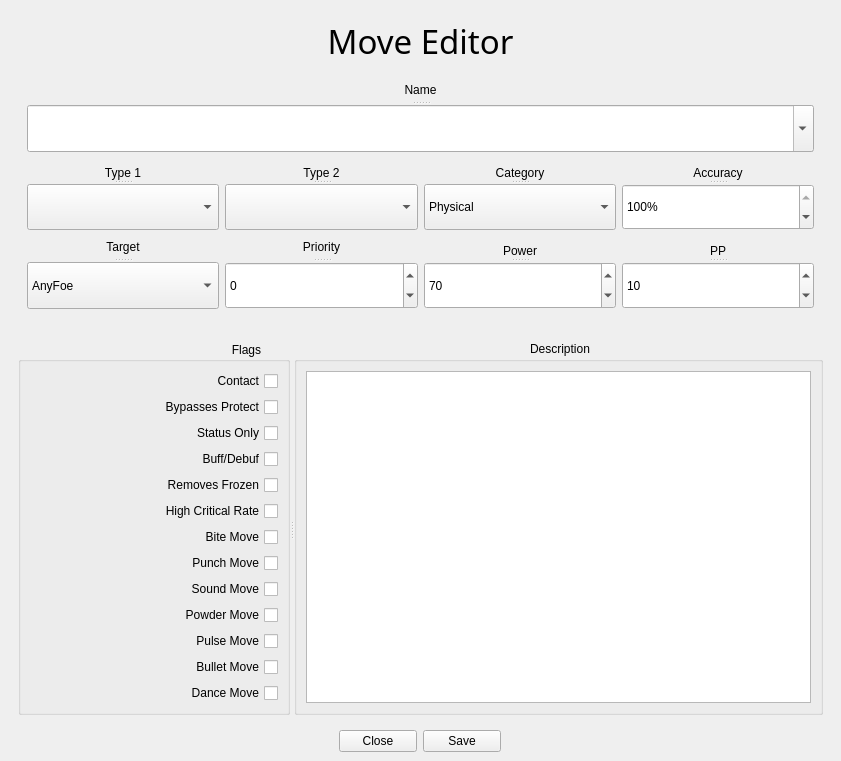
<?xml version="1.0" encoding="UTF-8"?>
<ui version="4.0">
 <class>MainWindow</class>
 <widget class="QMainWindow" name="MainWindow">
  <property name="geometry">
   <rect>
    <x>0</x>
    <y>0</y>
    <width>841</width>
    <height>761</height>
   </rect>
  </property>
  <property name="minimumSize">
   <size>
    <width>376</width>
    <height>697</height>
   </size>
  </property>
  <property name="windowTitle">
   <string>MainWindow</string>
  </property>
  <property name="unifiedTitleAndToolBarOnMac">
   <bool>false</bool>
  </property>
  <widget class="QWidget" name="centralwidget">
   <layout class="QVBoxLayout" name="verticalLayout_12">
    <item>
     <widget class="QWidget" name="widget" native="true">
      <property name="maximumSize">
       <size>
        <width>16777215</width>
        <height>370</height>
       </size>
      </property>
      <layout class="QVBoxLayout" name="verticalLayout_2">
       <item>
        <widget class="QLabel" name="ATitle">
         <property name="sizePolicy">
          <sizepolicy hsizetype="Preferred" vsizetype="Preferred">
           <horstretch>0</horstretch>
           <verstretch>0</verstretch>
          </sizepolicy>
         </property>
         <property name="maximumSize">
          <size>
           <width>16777215</width>
           <height>50</height>
          </size>
         </property>
         <property name="font">
          <font>
           <family>Neo Euler</family>
           <pointsize>25</pointsize>
          </font>
         </property>
         <property name="text">
          <string>Move Editor</string>
         </property>
         <property name="alignment">
          <set>Qt::AlignCenter</set>
         </property>
        </widget>
       </item>
       <item>
        <widget class="QWidget" name="fields" native="true">
         <property name="sizePolicy">
          <sizepolicy hsizetype="Preferred" vsizetype="Preferred">
           <horstretch>0</horstretch>
           <verstretch>0</verstretch>
          </sizepolicy>
         </property>
         <layout class="QGridLayout" name="gridLayout">
          <item row="1" column="2">
           <widget class="QSplitter" name="splitter_9">
            <property name="maximumSize">
             <size>
              <width>16777215</width>
              <height>73</height>
             </size>
            </property>
            <property name="orientation">
             <enum>Qt::Vertical</enum>
            </property>
            <widget class="QLabel" name="label_5">
             <property name="minimumSize">
              <size>
               <width>0</width>
               <height>22</height>
              </size>
             </property>
             <property name="maximumSize">
              <size>
               <width>16777215</width>
               <height>22</height>
              </size>
             </property>
             <property name="text">
              <string>Category</string>
             </property>
             <property name="alignment">
              <set>Qt::AlignBottom|Qt::AlignHCenter</set>
             </property>
            </widget>
            <widget class="QComboBox" name="combo_category">
             <property name="sizePolicy">
              <sizepolicy hsizetype="Preferred" vsizetype="Fixed">
               <horstretch>0</horstretch>
               <verstretch>0</verstretch>
              </sizepolicy>
             </property>
             <property name="minimumSize">
              <size>
               <width>0</width>
               <height>32</height>
              </size>
             </property>
             <property name="maximumSize">
              <size>
               <width>16777215</width>
               <height>50</height>
              </size>
             </property>
             <property name="sizeAdjustPolicy">
              <enum>QComboBox::AdjustToContents</enum>
             </property>
             <item>
              <property name="text">
               <string>Physical</string>
              </property>
             </item>
             <item>
              <property name="text">
               <string>Special</string>
              </property>
             </item>
             <item>
              <property name="text">
               <string>Status</string>
              </property>
             </item>
            </widget>
           </widget>
          </item>
          <item row="2" column="3">
           <widget class="QSplitter" name="splitter_7">
            <property name="maximumSize">
             <size>
              <width>16777215</width>
              <height>73</height>
             </size>
            </property>
            <property name="orientation">
             <enum>Qt::Vertical</enum>
            </property>
            <widget class="QLabel" name="label_6">
             <property name="minimumSize">
              <size>
               <width>0</width>
               <height>22</height>
              </size>
             </property>
             <property name="maximumSize">
              <size>
               <width>16777215</width>
               <height>22</height>
              </size>
             </property>
             <property name="text">
              <string>PP</string>
             </property>
             <property name="alignment">
              <set>Qt::AlignBottom|Qt::AlignHCenter</set>
             </property>
            </widget>
            <widget class="QSpinBox" name="spin_pp">
             <property name="sizePolicy">
              <sizepolicy hsizetype="Preferred" vsizetype="Fixed">
               <horstretch>0</horstretch>
               <verstretch>0</verstretch>
              </sizepolicy>
             </property>
             <property name="maximumSize">
              <size>
               <width>16777215</width>
               <height>50</height>
              </size>
             </property>
             <property name="value">
              <number>10</number>
             </property>
            </widget>
           </widget>
          </item>
          <item row="0" column="0" colspan="4">
           <widget class="QSplitter" name="splitter_3">
            <property name="maximumSize">
             <size>
              <width>16777215</width>
              <height>73</height>
             </size>
            </property>
            <property name="orientation">
             <enum>Qt::Vertical</enum>
            </property>
            <widget class="QLabel" name="label_3">
             <property name="minimumSize">
              <size>
               <width>0</width>
               <height>22</height>
              </size>
             </property>
             <property name="maximumSize">
              <size>
               <width>16777215</width>
               <height>22</height>
              </size>
             </property>
             <property name="text">
              <string>Name</string>
             </property>
             <property name="alignment">
              <set>Qt::AlignCenter</set>
             </property>
            </widget>
            <widget class="QComboBox" name="combo_name">
             <property name="minimumSize">
              <size>
               <width>150</width>
               <height>32</height>
              </size>
             </property>
             <property name="maximumSize">
              <size>
               <width>16777215</width>
               <height>50</height>
              </size>
             </property>
             <property name="editable">
              <bool>true</bool>
             </property>
             <property name="placeholderText">
              <string>Name</string>
             </property>
            </widget>
           </widget>
          </item>
          <item row="1" column="1">
           <widget class="QSplitter" name="splitter">
            <property name="maximumSize">
             <size>
              <width>16777215</width>
              <height>73</height>
             </size>
            </property>
            <property name="orientation">
             <enum>Qt::Vertical</enum>
            </property>
            <widget class="QLabel" name="label_4">
             <property name="minimumSize">
              <size>
               <width>0</width>
               <height>22</height>
              </size>
             </property>
             <property name="maximumSize">
              <size>
               <width>16777215</width>
               <height>22</height>
              </size>
             </property>
             <property name="text">
              <string>Type 2</string>
             </property>
             <property name="alignment">
              <set>Qt::AlignBottom|Qt::AlignHCenter</set>
             </property>
            </widget>
            <widget class="QComboBox" name="combo_type2">
             <property name="sizePolicy">
              <sizepolicy hsizetype="Preferred" vsizetype="Fixed">
               <horstretch>0</horstretch>
               <verstretch>0</verstretch>
              </sizepolicy>
             </property>
             <property name="minimumSize">
              <size>
               <width>0</width>
               <height>32</height>
              </size>
             </property>
             <property name="maximumSize">
              <size>
               <width>16777215</width>
               <height>50</height>
              </size>
             </property>
             <property name="toolTip">
              <string>&lt;html&gt;&lt;head/&gt;&lt;body&gt;&lt;p&gt;First Type&lt;/p&gt;&lt;/body&gt;&lt;/html&gt;</string>
             </property>
             <property name="currentIndex">
              <number>-1</number>
             </property>
             <property name="sizeAdjustPolicy">
              <enum>QComboBox::AdjustToContents</enum>
             </property>
             <property name="placeholderText">
              <string>None</string>
             </property>
             <property name="duplicatesEnabled">
              <bool>false</bool>
             </property>
            </widget>
           </widget>
          </item>
          <item row="2" column="0">
           <widget class="QSplitter" name="splitter_4">
            <property name="maximumSize">
             <size>
              <width>16777215</width>
              <height>73</height>
             </size>
            </property>
            <property name="orientation">
             <enum>Qt::Vertical</enum>
            </property>
            <widget class="QLabel" name="label_9">
             <property name="minimumSize">
              <size>
               <width>0</width>
               <height>22</height>
              </size>
             </property>
             <property name="maximumSize">
              <size>
               <width>16777215</width>
               <height>22</height>
              </size>
             </property>
             <property name="text">
              <string>Target</string>
             </property>
             <property name="alignment">
              <set>Qt::AlignCenter</set>
             </property>
            </widget>
            <widget class="QComboBox" name="combo_target">
             <property name="minimumSize">
              <size>
               <width>100</width>
               <height>32</height>
              </size>
             </property>
             <property name="maximumSize">
              <size>
               <width>16777215</width>
               <height>50</height>
              </size>
             </property>
             <property name="currentIndex">
              <number>2</number>
             </property>
             <property name="sizeAdjustPolicy">
              <enum>QComboBox::AdjustToContents</enum>
             </property>
             <item>
              <property name="text">
               <string>Automatic</string>
              </property>
             </item>
             <item>
              <property name="text">
               <string>UserOrAlly</string>
              </property>
             </item>
             <item>
              <property name="text">
               <string>AnyFoe</string>
              </property>
             </item>
            </widget>
           </widget>
          </item>
          <item row="2" column="1">
           <widget class="QSplitter" name="splitter_5">
            <property name="maximumSize">
             <size>
              <width>16777215</width>
              <height>73</height>
             </size>
            </property>
            <property name="orientation">
             <enum>Qt::Vertical</enum>
            </property>
            <widget class="QLabel" name="label_10">
             <property name="minimumSize">
              <size>
               <width>0</width>
               <height>22</height>
              </size>
             </property>
             <property name="maximumSize">
              <size>
               <width>16777215</width>
               <height>22</height>
              </size>
             </property>
             <property name="text">
              <string>Priority</string>
             </property>
             <property name="alignment">
              <set>Qt::AlignCenter</set>
             </property>
            </widget>
            <widget class="QSpinBox" name="spin_priority">
             <property name="sizePolicy">
              <sizepolicy hsizetype="Preferred" vsizetype="Fixed">
               <horstretch>0</horstretch>
               <verstretch>0</verstretch>
              </sizepolicy>
             </property>
             <property name="maximumSize">
              <size>
               <width>16777215</width>
               <height>50</height>
              </size>
             </property>
             <property name="minimum">
              <number>-6</number>
             </property>
             <property name="maximum">
              <number>6</number>
             </property>
             <property name="value">
              <number>0</number>
             </property>
            </widget>
           </widget>
          </item>
          <item row="1" column="0">
           <widget class="QSplitter" name="splitter_2">
            <property name="maximumSize">
             <size>
              <width>16777215</width>
              <height>73</height>
             </size>
            </property>
            <property name="orientation">
             <enum>Qt::Vertical</enum>
            </property>
            <widget class="QLabel" name="label_2">
             <property name="minimumSize">
              <size>
               <width>0</width>
               <height>22</height>
              </size>
             </property>
             <property name="maximumSize">
              <size>
               <width>16777215</width>
               <height>22</height>
              </size>
             </property>
             <property name="text">
              <string>Type 1</string>
             </property>
             <property name="alignment">
              <set>Qt::AlignBottom|Qt::AlignHCenter</set>
             </property>
            </widget>
            <widget class="QComboBox" name="combo_type1">
             <property name="sizePolicy">
              <sizepolicy hsizetype="Preferred" vsizetype="Fixed">
               <horstretch>0</horstretch>
               <verstretch>0</verstretch>
              </sizepolicy>
             </property>
             <property name="minimumSize">
              <size>
               <width>0</width>
               <height>32</height>
              </size>
             </property>
             <property name="maximumSize">
              <size>
               <width>16777215</width>
               <height>50</height>
              </size>
             </property>
             <property name="toolTip">
              <string>&lt;html&gt;&lt;head/&gt;&lt;body&gt;&lt;p&gt;First Type&lt;/p&gt;&lt;/body&gt;&lt;/html&gt;</string>
             </property>
             <property name="currentIndex">
              <number>-1</number>
             </property>
             <property name="sizeAdjustPolicy">
              <enum>QComboBox::AdjustToContents</enum>
             </property>
             <property name="placeholderText">
              <string>None</string>
             </property>
            </widget>
           </widget>
          </item>
          <item row="2" column="2">
           <widget class="QSplitter" name="splitter_6">
            <property name="maximumSize">
             <size>
              <width>16777215</width>
              <height>73</height>
             </size>
            </property>
            <property name="orientation">
             <enum>Qt::Vertical</enum>
            </property>
            <widget class="QLabel" name="label">
             <property name="minimumSize">
              <size>
               <width>0</width>
               <height>22</height>
              </size>
             </property>
             <property name="maximumSize">
              <size>
               <width>16777215</width>
               <height>22</height>
              </size>
             </property>
             <property name="text">
              <string>Power</string>
             </property>
             <property name="alignment">
              <set>Qt::AlignBottom|Qt::AlignHCenter</set>
             </property>
            </widget>
            <widget class="QSpinBox" name="spin_power">
             <property name="sizePolicy">
              <sizepolicy hsizetype="Preferred" vsizetype="Fixed">
               <horstretch>0</horstretch>
               <verstretch>0</verstretch>
              </sizepolicy>
             </property>
             <property name="maximumSize">
              <size>
               <width>16777215</width>
               <height>50</height>
              </size>
             </property>
             <property name="minimum">
              <number>0</number>
             </property>
             <property name="maximum">
              <number>1000</number>
             </property>
             <property name="singleStep">
              <number>10</number>
             </property>
             <property name="value">
              <number>70</number>
             </property>
            </widget>
           </widget>
          </item>
          <item row="1" column="3">
           <widget class="QSplitter" name="splitter_8">
            <property name="maximumSize">
             <size>
              <width>16777215</width>
              <height>73</height>
             </size>
            </property>
            <property name="orientation">
             <enum>Qt::Vertical</enum>
            </property>
            <widget class="QLabel" name="label_7">
             <property name="minimumSize">
              <size>
               <width>0</width>
               <height>22</height>
              </size>
             </property>
             <property name="maximumSize">
              <size>
               <width>16777215</width>
               <height>22</height>
              </size>
             </property>
             <property name="text">
              <string>Accuracy</string>
             </property>
             <property name="alignment">
              <set>Qt::AlignBottom|Qt::AlignHCenter</set>
             </property>
            </widget>
            <widget class="QSpinBox" name="spin_accuracy">
             <property name="sizePolicy">
              <sizepolicy hsizetype="Preferred" vsizetype="Fixed">
               <horstretch>0</horstretch>
               <verstretch>0</verstretch>
              </sizepolicy>
             </property>
             <property name="maximumSize">
              <size>
               <width>16777215</width>
               <height>50</height>
              </size>
             </property>
             <property name="suffix">
              <string>%</string>
             </property>
             <property name="maximum">
              <number>100</number>
             </property>
             <property name="singleStep">
              <number>10</number>
             </property>
             <property name="value">
              <number>100</number>
             </property>
            </widget>
           </widget>
          </item>
         </layout>
        </widget>
       </item>
      </layout>
     </widget>
    </item>
    <item>
     <widget class="QWidget" name="flagsdescr" native="true">
      <property name="layoutDirection">
       <enum>Qt::LeftToRight</enum>
      </property>
      <layout class="QHBoxLayout" name="horizontalLayout_2">
       <item>
        <widget class="QSplitter" name="splitter_10">
         <property name="orientation">
          <enum>Qt::Horizontal</enum>
         </property>
         <property name="opaqueResize">
          <bool>false</bool>
         </property>
         <widget class="QGroupBox" name="flagsBox">
          <property name="maximumSize">
           <size>
            <width>300</width>
            <height>16777215</height>
           </size>
          </property>
          <property name="layoutDirection">
           <enum>Qt::RightToLeft</enum>
          </property>
          <property name="styleSheet">
           <string notr="true">QGroupBox::title {
    subcontrol-origin: padding;
    left: 30px;
    subcontrol-position: top left; 
}</string>
          </property>
          <property name="title">
           <string>Flags</string>
          </property>
          <property name="alignment">
           <set>Qt::AlignRight|Qt::AlignTop|Qt::AlignTrailing</set>
          </property>
          <layout class="QVBoxLayout" name="verticalLayout">
           <item>
            <widget class="QCheckBox" name="check_flag_a">
             <property name="layoutDirection">
              <enum>Qt::RightToLeft</enum>
             </property>
             <property name="text">
              <string>Contact</string>
             </property>
             <property name="tristate">
              <bool>false</bool>
             </property>
            </widget>
           </item>
           <item>
            <widget class="QCheckBox" name="check_flag_b">
             <property name="layoutDirection">
              <enum>Qt::RightToLeft</enum>
             </property>
             <property name="text">
              <string>Bypasses Protect</string>
             </property>
             <property name="tristate">
              <bool>false</bool>
             </property>
            </widget>
           </item>
           <item>
            <widget class="QCheckBox" name="check_flag_c">
             <property name="layoutDirection">
              <enum>Qt::RightToLeft</enum>
             </property>
             <property name="text">
              <string>Status Only</string>
             </property>
             <property name="tristate">
              <bool>false</bool>
             </property>
            </widget>
           </item>
           <item>
            <widget class="QCheckBox" name="check_flag_d">
             <property name="layoutDirection">
              <enum>Qt::RightToLeft</enum>
             </property>
             <property name="text">
              <string>Buff/Debuf</string>
             </property>
             <property name="tristate">
              <bool>false</bool>
             </property>
            </widget>
           </item>
           <item>
            <widget class="QCheckBox" name="check_flag_e">
             <property name="layoutDirection">
              <enum>Qt::RightToLeft</enum>
             </property>
             <property name="text">
              <string>Removes Frozen</string>
             </property>
             <property name="tristate">
              <bool>false</bool>
             </property>
            </widget>
           </item>
           <item>
            <widget class="QCheckBox" name="check_flag_f">
             <property name="layoutDirection">
              <enum>Qt::RightToLeft</enum>
             </property>
             <property name="text">
              <string>High Critical Rate</string>
             </property>
             <property name="tristate">
              <bool>false</bool>
             </property>
            </widget>
           </item>
           <item>
            <widget class="QCheckBox" name="check_flag_g">
             <property name="layoutDirection">
              <enum>Qt::RightToLeft</enum>
             </property>
             <property name="text">
              <string>Bite Move</string>
             </property>
             <property name="tristate">
              <bool>false</bool>
             </property>
            </widget>
           </item>
           <item>
            <widget class="QCheckBox" name="check_flag_h">
             <property name="layoutDirection">
              <enum>Qt::RightToLeft</enum>
             </property>
             <property name="text">
              <string>Punch Move</string>
             </property>
             <property name="tristate">
              <bool>false</bool>
             </property>
            </widget>
           </item>
           <item>
            <widget class="QCheckBox" name="check_flag_i">
             <property name="layoutDirection">
              <enum>Qt::RightToLeft</enum>
             </property>
             <property name="text">
              <string>Sound Move</string>
             </property>
             <property name="tristate">
              <bool>false</bool>
             </property>
            </widget>
           </item>
           <item>
            <widget class="QCheckBox" name="check_flag_j">
             <property name="layoutDirection">
              <enum>Qt::RightToLeft</enum>
             </property>
             <property name="text">
              <string>Powder Move</string>
             </property>
             <property name="tristate">
              <bool>false</bool>
             </property>
            </widget>
           </item>
           <item>
            <widget class="QCheckBox" name="check_flag_k">
             <property name="layoutDirection">
              <enum>Qt::RightToLeft</enum>
             </property>
             <property name="text">
              <string>Pulse Move</string>
             </property>
             <property name="tristate">
              <bool>false</bool>
             </property>
            </widget>
           </item>
           <item>
            <widget class="QCheckBox" name="check_flag_l">
             <property name="layoutDirection">
              <enum>Qt::RightToLeft</enum>
             </property>
             <property name="text">
              <string>Bullet Move</string>
             </property>
             <property name="tristate">
              <bool>false</bool>
             </property>
            </widget>
           </item>
           <item>
            <widget class="QCheckBox" name="check_flag_m">
             <property name="layoutDirection">
              <enum>Qt::RightToLeft</enum>
             </property>
             <property name="text">
              <string>Dance Move</string>
             </property>
             <property name="tristate">
              <bool>false</bool>
             </property>
            </widget>
           </item>
          </layout>
         </widget>
         <widget class="QGroupBox" name="groupBox_2">
          <property name="layoutDirection">
           <enum>Qt::LeftToRight</enum>
          </property>
          <property name="styleSheet">
           <string notr="true">QGroupBox::title {
    subcontrol-origin: margin;
    subcontrol-position: top center; 
}</string>
          </property>
          <property name="title">
           <string>Description</string>
          </property>
          <property name="alignment">
           <set>Qt::AlignCenter</set>
          </property>
          <property name="flat">
           <bool>true</bool>
          </property>
          <layout class="QVBoxLayout" name="verticalLayout_3">
           <item>
            <widget class="QTextEdit" name="txtedit_description">
             <property name="sizePolicy">
              <sizepolicy hsizetype="Preferred" vsizetype="Preferred">
               <horstretch>0</horstretch>
               <verstretch>0</verstretch>
              </sizepolicy>
             </property>
             <property name="layoutDirection">
              <enum>Qt::LeftToRight</enum>
             </property>
             <property name="placeholderText">
              <string/>
             </property>
            </widget>
           </item>
          </layout>
         </widget>
        </widget>
       </item>
      </layout>
     </widget>
    </item>
    <item alignment="Qt::AlignHCenter">
     <widget class="QWidget" name="saveclose" native="true">
      <property name="sizePolicy">
       <sizepolicy hsizetype="Fixed" vsizetype="Fixed">
        <horstretch>0</horstretch>
        <verstretch>0</verstretch>
       </sizepolicy>
      </property>
      <property name="maximumSize">
       <size>
        <width>180</width>
        <height>32</height>
       </size>
      </property>
      <layout class="QHBoxLayout" name="horizontalLayout">
       <property name="topMargin">
        <number>0</number>
       </property>
       <property name="bottomMargin">
        <number>0</number>
       </property>
       <item>
        <widget class="QPushButton" name="button_cancel">
         <property name="maximumSize">
          <size>
           <width>91</width>
           <height>32</height>
          </size>
         </property>
         <property name="text">
          <string>Close</string>
         </property>
        </widget>
       </item>
       <item>
        <widget class="QPushButton" name="button_save">
         <property name="maximumSize">
          <size>
           <width>91</width>
           <height>32</height>
          </size>
         </property>
         <property name="text">
          <string>Save</string>
         </property>
        </widget>
       </item>
      </layout>
     </widget>
    </item>
   </layout>
  </widget>
 </widget>
 <tabstops>
  <tabstop>combo_type2</tabstop>
  <tabstop>combo_category</tabstop>
  <tabstop>spin_accuracy</tabstop>
  <tabstop>combo_target</tabstop>
  <tabstop>spin_priority</tabstop>
  <tabstop>spin_power</tabstop>
  <tabstop>spin_pp</tabstop>
  <tabstop>check_flag_a</tabstop>
  <tabstop>check_flag_b</tabstop>
  <tabstop>check_flag_c</tabstop>
  <tabstop>check_flag_d</tabstop>
  <tabstop>check_flag_e</tabstop>
  <tabstop>check_flag_f</tabstop>
  <tabstop>check_flag_g</tabstop>
  <tabstop>check_flag_h</tabstop>
  <tabstop>check_flag_i</tabstop>
  <tabstop>check_flag_j</tabstop>
  <tabstop>check_flag_k</tabstop>
  <tabstop>check_flag_l</tabstop>
  <tabstop>check_flag_m</tabstop>
  <tabstop>txtedit_description</tabstop>
  <tabstop>button_cancel</tabstop>
  <tabstop>button_save</tabstop>
 </tabstops>
 <resources/>
 <connections/>
</ui>
